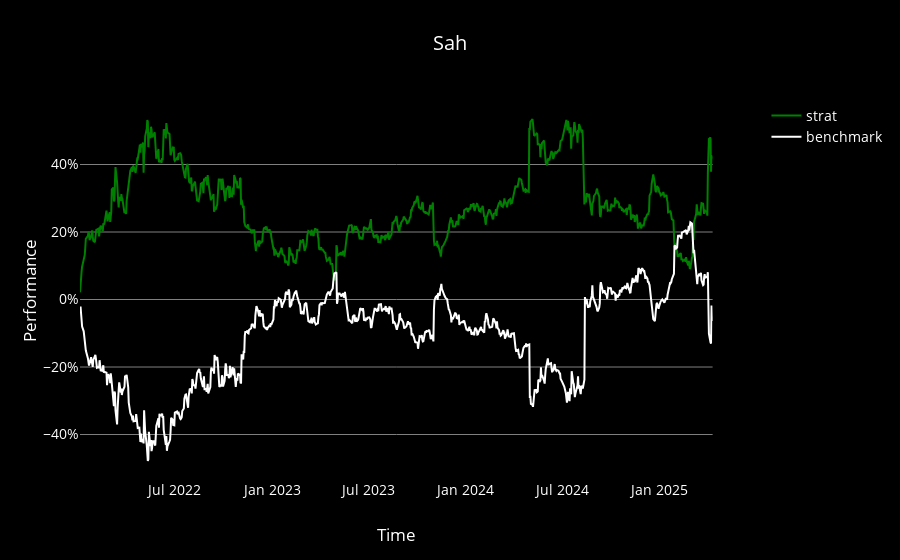

Notebook source saved alongside this figure:
### Code cell
import tools

tools.load_plotly_theme()
tools.plot_strategy_and_benchmark(data['Close'].pct_change(-1).cumsum()["SBUX"], data['Close'].pct_change(1).cumsum()['SBUX'],is_strat_secondary_y_axis=0)

### Figure 1 — Plotly figure (JSON) as saved in the notebook; plotly's stock layout.template omitted (floating-point values rounded to 4 significant figures; data arrays with more than 128 entries replaced by an {"elided": "..."} marker saying what was removed)
{"data": [{"mode": "lines", "name": "strat", "type": "scatter", "x": {"elided": "822 str values"}, "xaxis": "x", "y": {"elided": "822 float values"}, "yaxis": "y"}, {"name": "benchmark", "type": "scatter", "x": {"elided": "822 str values"}, "xaxis": "x", "y": {"elided": "822 float values"}, "yaxis": "y"}], "layout": {"title": {"text": "Sah"}, "xaxis": {"anchor": "y", "domain": [0, 0.94], "title": {"text": "Time"}}, "yaxis": {"anchor": "x", "domain": [0, 1], "title": {"text": "Performance"}}, "yaxis2": {"anchor": "x", "overlaying": "y", "side": "right"}}}
